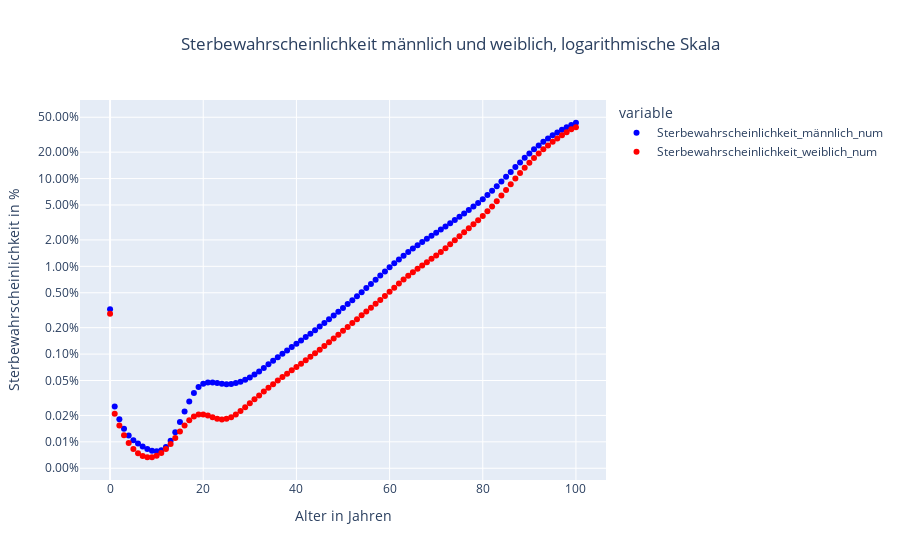

The cell this chart's notebook holds for it:
### Markdown cell above
### beide Geschlechter, logarithmische Skala

### Code cell
# Daten der y-Achse mit 100 multiplizieren und als Prozent formatieren
# Numerische Werte für den Plot
df['Sterbewahrscheinlichkeit_männlich_num'] = df['Sterbewahrscheinlichkeit_maennlich_Prozent']
df['Sterbewahrscheinlichkeit_weiblich_num'] = df['Sterbewahrscheinlichkeit_weiblich_Prozent']

# Formatierte Werte für die Anzeige
df['Sterbewahrscheinlichkeit_männlich'] = df['Sterbewahrscheinlichkeit_männlich_num'].map('{:.2f}%'.format)
df['Sterbewahrscheinlichkeit_weiblich'] = df['Sterbewahrscheinlichkeit_weiblich_num'].map('{:.2f}%'.format)

# Plot erstellen
fig = px.scatter(df,
                 x='Alter_in_Jahren',
                 y=['Sterbewahrscheinlichkeit_männlich_num', 'Sterbewahrscheinlichkeit_weiblich_num'],
                 title='Sterbewahrscheinlichkeit männlich und weiblich, logarithmische Skala',
                 color_discrete_map={'Sterbewahrscheinlichkeit_männlich_num': 'blue', 'Sterbewahrscheinlichkeit_weiblich_num': 'red'},
                 log_y=True  # Hier wird die logarithmische Skala aktiviert
)

fig.update_layout(
    title_x=0.5,
    xaxis_title="Alter in Jahren",
    yaxis_title="Sterbewahrscheinlichkeit in %",
    yaxis_tickformat='.2%'
)

fig.show()

### Figure 1 — Plotly figure (JSON) as saved in the notebook; plotly's stock layout.template omitted (floating-point values rounded to 4 significant figures)
{"data": [{"hovertemplate": "variable=Sterbewahrscheinlichkeit_männlich_num<br>Alter_in_Jahren=%{x}<br>value=%{y}<extra></extra>", "legendgroup": "Sterbewahrscheinlichkeit_männlich_num", "marker": {"color": "blue", "symbol": "circle"}, "mode": "markers", "name": "Sterbewahrscheinlichkeit_männlich_num", "orientation": "v", "showlegend": true, "type": "scatter", "x": [0, 1, 2, 3, 4, 5, 6, 7, 8, 9, 10, 11, 12, 13, 14, 15, 16, 17, 18, 19, 20, 21, 22, 23, 24, 25, 26, 27, 28, 29, 30, 31, 32, 33, 34, 35, 36, 37, 38, 39, 40, 41, 42, 43, 44, 45, 46, 47, 48, 49, 50, 51, 52, 53, 54, 55, 56, 57, 58, 59, 60, 61, 62, 63, 64, 65, 66, 67, 68, 69, 70, 71, 72, 73, 74, 75, 76, 77, 78, 79, 80, 81, 82, 83, 84, 85, 86, 87, 88, 89, 90, 91, 92, 93, 94, 95, 96, 97, 98, 99, 100], "xaxis": "x", "y": [0.003253, 0.0002535, 0.000181, 0.0001413, 0.0001184, 0.0001045, 9.552e-05, 8.873e-05, 8.303e-05, 7.914e-05, 7.787e-05, 8.018e-05, 8.755e-05, 0.0001027, 0.0001287, 0.0001679, 0.0002219, 0.0002889, 0.0003607, 0.0004209, 0.0004591, 0.0004757, 0.000476, 0.0004674, 0.0004579, 0.0004541, 0.0004573, 0.0004674, 0.0004845, 0.0005091, 0.0005419, 0.0005838, 0.0006349, 0.000695, 0.0007637, 0.00084, 0.0009222, 0.001009, 0.001102, 0.001202, 0.00131, 0.001429, 0.001561, 0.001708, 0.001874, 0.002058, 0.002264, 0.002493, 0.002749, 0.003034, 0.003353, 0.003711, 0.004114, 0.004568, 0.005082, 0.005661, 0.006311, 0.007038, 0.007848, 0.008745, 0.009733, 0.01081, 0.01198, 0.01324, 0.01458, 0.01598, 0.01744, 0.01898, 0.0206, 0.02234, 0.02421, 0.02624, 0.02848, 0.03094, 0.03365, 0.03666, 0.04001, 0.04374, 0.04795, 0.05277, 0.05833, 0.06484, 0.07254, 0.08168, 0.09241, 0.1049, 0.1191, 0.1351, 0.1529, 0.1722, 0.1931, 0.2153, 0.2385, 0.2625, 0.2868, 0.3113, 0.3358, 0.3603, 0.3847, 0.4089, 0.4328], "yaxis": "y"}, {"hovertemplate": "variable=Sterbewahrscheinlichkeit_weiblich_num<br>Alter_in_Jahren=%{x}<br>value=%{y}<extra></extra>", "legendgroup": "Sterbewahrscheinlichkeit_weiblich_num", "marker": {"color": "red", "symbol": "circle"}, "mode": "markers", "name": "Sterbewahrscheinlichkeit_weiblich_num", "orientation": "v", "showlegend": true, "type": "scatter", "x": [0, 1, 2, 3, 4, 5, 6, 7, 8, 9, 10, 11, 12, 13, 14, 15, 16, 17, 18, 19, 20, 21, 22, 23, 24, 25, 26, 27, 28, 29, 30, 31, 32, 33, 34, 35, 36, 37, 38, 39, 40, 41, 42, 43, 44, 45, 46, 47, 48, 49, 50, 51, 52, 53, 54, 55, 56, 57, 58, 59, 60, 61, 62, 63, 64, 65, 66, 67, 68, 69, 70, 71, 72, 73, 74, 75, 76, 77, 78, 79, 80, 81, 82, 83, 84, 85, 86, 87, 88, 89, 90, 91, 92, 93, 94, 95, 96, 97, 98, 99, 100], "xaxis": "x", "y": [0.00289, 0.0002086, 0.0001535, 0.0001191, 9.721e-05, 8.312e-05, 7.425e-05, 6.907e-05, 6.674e-05, 6.689e-05, 6.944e-05, 7.457e-05, 8.272e-05, 9.465e-05, 0.0001108, 0.0001309, 0.0001535, 0.0001761, 0.0001946, 0.0002044, 0.0002048, 0.0001992, 0.0001911, 0.0001838, 0.0001802, 0.0001827, 0.0001911, 0.000205, 0.000224, 0.0002475, 0.0002748, 0.000305, 0.0003379, 0.0003738, 0.0004125, 0.0004543, 0.0004989, 0.0005465, 0.0005976, 0.0006527, 0.0007126, 0.0007784, 0.0008511, 0.0009319, 0.001022, 0.001123, 0.001235, 0.001362, 0.001504, 0.001664, 0.001842, 0.00204, 0.002259, 0.002501, 0.002766, 0.003057, 0.003381, 0.003741, 0.004146, 0.004605, 0.005126, 0.00571, 0.006356, 0.007058, 0.007806, 0.008588, 0.009397, 0.01025, 0.01116, 0.01217, 0.0133, 0.0146, 0.0161, 0.01783, 0.01978, 0.02197, 0.02442, 0.02711, 0.03013, 0.03357, 0.03759, 0.04237, 0.04819, 0.05532, 0.06396, 0.07425, 0.08632, 0.1002, 0.1158, 0.133, 0.1517, 0.1719, 0.1933, 0.2157, 0.2389, 0.2627, 0.2871, 0.3122, 0.3379, 0.3645, 0.3857], "yaxis": "y"}], "layout": {"legend": {"title": {"text": "variable"}, "tracegroupgap": 0}, "title": {"text": "Sterbewahrscheinlichkeit männlich und weiblich, logarithmische Skala", "x": 0.5}, "xaxis": {"anchor": "y", "domain": [0, 1], "title": {"text": "Alter in Jahren"}}, "yaxis": {"anchor": "x", "domain": [0, 1], "tickformat": ".2%", "title": {"text": "Sterbewahrscheinlichkeit in %"}, "type": "log"}}}
